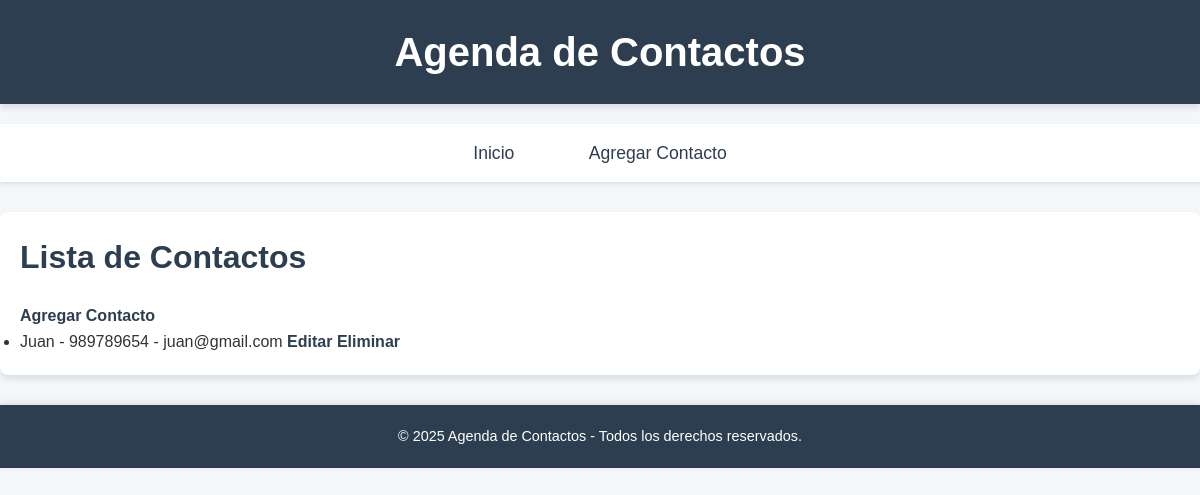
The app's page /, older data.
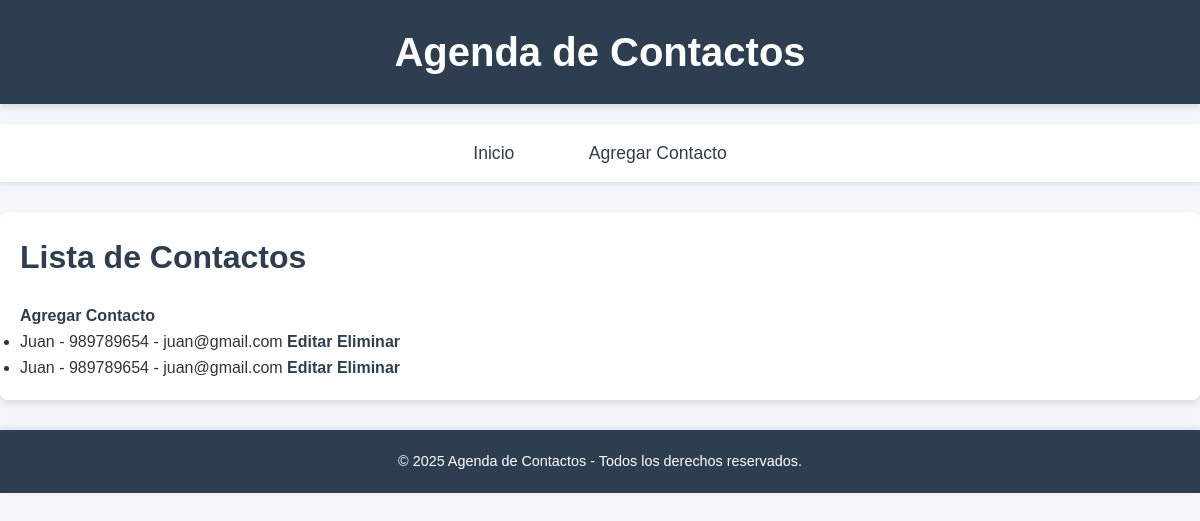
The same page, newer data.
### agenda/models.py (models this page shows, shortened)
class Contacto(models.Model):
    nombre = models.CharField(max_length=100)
    telefono = models.CharField(max_length=15)
    email = models.EmailField()
    direccion = models.TextField()

### agenda/views.py (the view)
# urls.py: path('', views.lista_contactos, name='lista_contactos'),
def lista_contactos(request):
    contactos = Contacto.objects.all()
    return render(request, 'agenda/lista_contactos.html', {'contactos': contactos})

### agenda/templates/agenda/lista_contactos.html (shortened to what this page needs)
{% extends 'base.html' %}
{% block content %}
    <h2>Lista de Contactos</h2>
    <a href="{% url 'agregar_contacto' %}">Agregar Contacto</a>
    <ul>
        {% for contacto in contactos %}
            <li>
                {{ contacto.nombre }} - {{ contacto.telefono }} - {{ contacto.email }}
                <a href="{% url 'editar_contacto' contacto.pk %}">Editar</a>
                <a href="{% url 'eliminar_contacto' contacto.pk %}">Eliminar</a>
            </li>
        {% empty %}
            <p>No hay contactos disponibles.</p>
        {% endfor %}
    </ul>
{% endblock %}

Row changes from the older to the newer data that the page shows:
added Contacto: nombre "Juan", telefono "989789654", email "juan@gmail.com"
